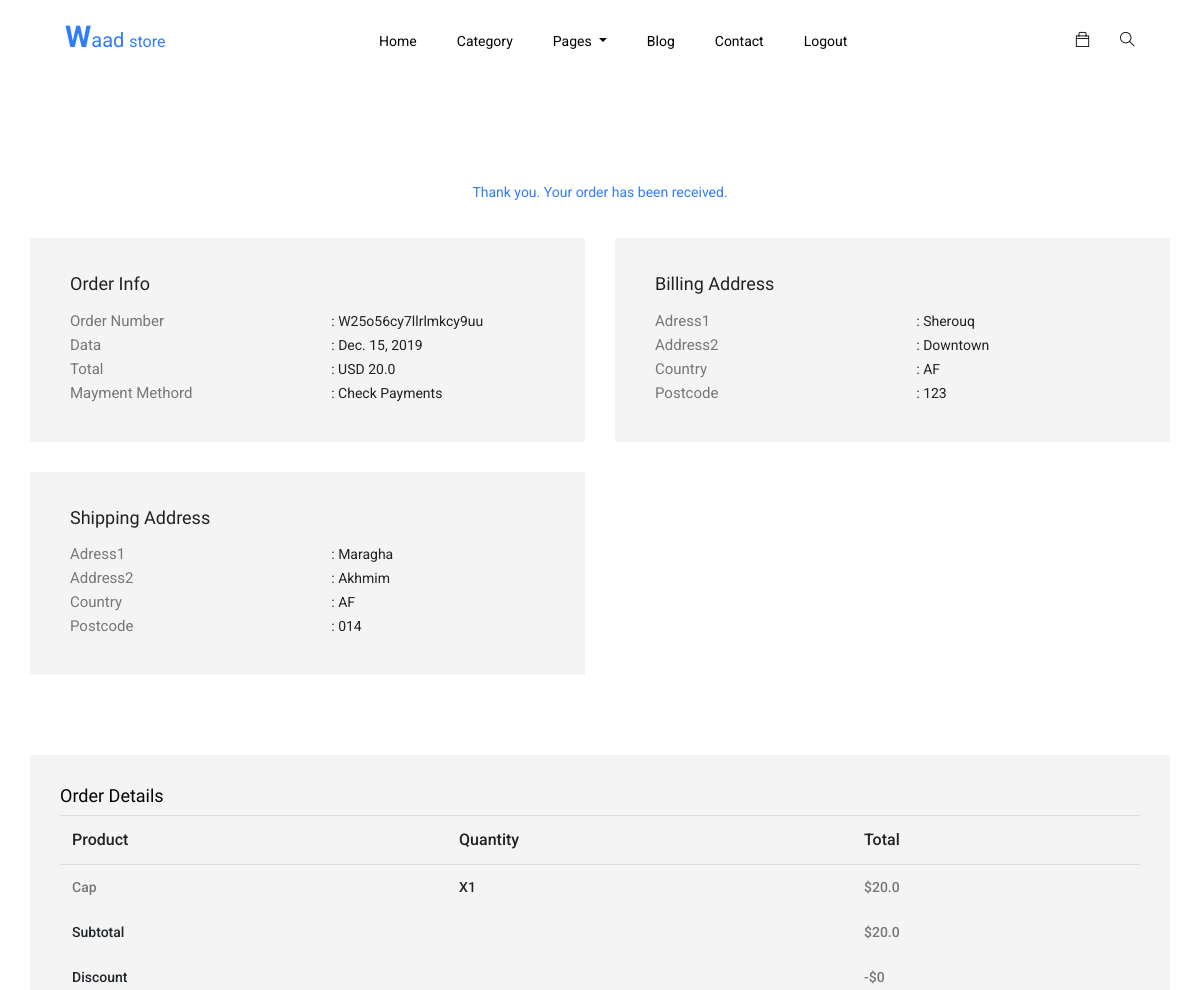
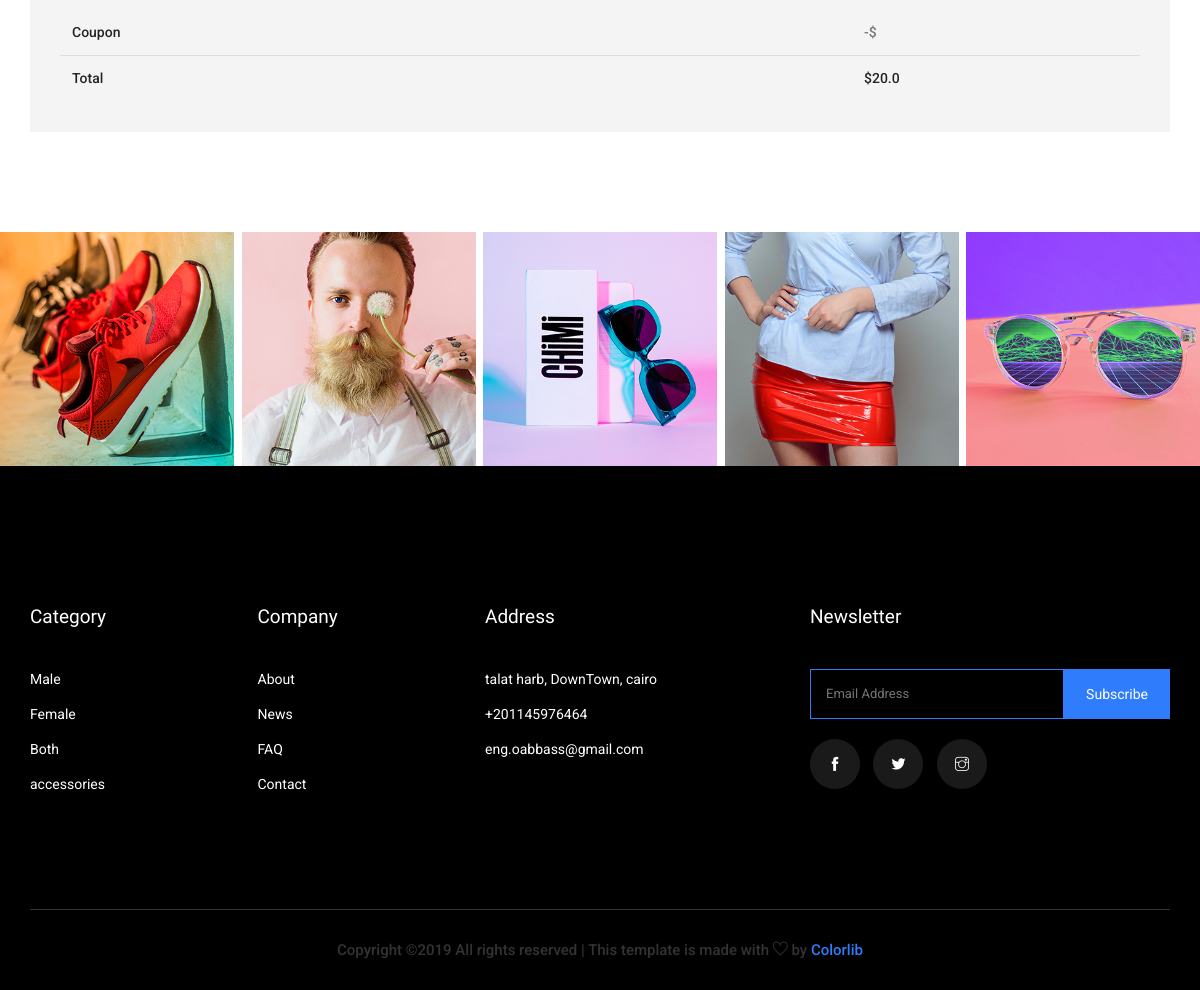
/confirmation/ (signed in), run on the app's committed database (2 pictures, top to bottom).
### main/models.py (models this page shows, shortened)
class Order(models.Model):
    user  = models.ForeignKey(User, on_delete=models.CASCADE)
    items = models.ManyToManyField(OrederItem )
    ref_code = models.CharField(max_length=20)
    ordered  = models.BooleanField(default=False)
    created_at = models.DateTimeField(auto_now_add=True)
    ordered_at = models.DateTimeField(default = timezone.now)
    shipping_address = models.ForeignKey('Address', related_name="shipping_address",
                                        on_delete=models.SET_NULL, blank=True, null=True)
    billing_address  = models.ForeignKey('Address', related_name="billing_address",
                                        on_delete=models.SET_NULL, blank=True, null=True)
    payment          = models.ForeignKey('Payment',on_delete=models.SET_NULL,
                                        blank=True, null=True)
    coupon = models.ForeignKey('Coupon', on_delete=models.CASCADE, blank=True, null=True)
    in_way   = models.BooleanField(default=False)
    received = models.BooleanField(default=False)
    refund_requested = models.BooleanField(default=False)
    refund_granted   = models.BooleanField(default=False)
    def get_Subtotal(self):
        total = 0
        for item_order in self.items.all():
            total += item_order.get_total_price()
        return total
    def get_subtotal_discount(self):
        total = 0
        for item_order in self.items.all():
            total += item_order.get_total_discount()
        return total
    def get_total(self):
        total = 0
        for item_order in self.items.all():
            total += item_order.get_total_price()
        if self.coupon:
            total -= self.coupon.amount
        return total

class OrederItem(models.Model):
    user = models.ForeignKey(User, on_delete=models.CASCADE)
    item = models.ForeignKey(Item, on_delete=models.CASCADE)
    quantity  = models.IntegerField(default=1)
    ordered   = models.BooleanField(default=False)
    def get_total_price(self):
        return self.quantity * self.item.new_price
    def get_total_discount(self):
        if self.item.old_price:
            return self.quantity * (self.item.old_price - self.item.new_price)
        else:
            return 0

class Item(models.Model):
    title = models.CharField(max_length = 23)
    new_price = models.FloatField()
    old_price = models.FloatField(blank=True, null=True)
    image = models.ImageField()
    description = models.TextField()
    for_who = models.CharField(max_length = 1, choices= FOR_WHO_CHOISE)
    category = models.CharField(max_length = 1, choices= CATEGORY_CHOISE)
    stock = models.IntegerField()
    new_arrival = models.BooleanField()
    size = models.CharField(max_length = 23,)
    width = models.FloatField()
    height = models.FloatField()
    weight = models.IntegerField()
    quality_checking = models.CharField(max_length = 3, choices= QUALITY_CHOISE )
    code = models.CharField(max_length = 23, unique=True)
    slug = models.SlugField(unique=True, allow_unicode=True)
    created_at = models.DateTimeField(auto_now_add=True)
    update_at = models.DateTimeField(default = timezone.now)

class Address(models.Model):
    user = models.ForeignKey(User, on_delete=models.CASCADE)
    address_one  = models.CharField(max_length=325)
    address_two  = models.CharField(max_length=325)
    phone_number = models.IntegerField(blank=True, null=True)
    email   = models.EmailField(blank=True, null=True)
    country = CountryField(multiple=False)
    zip     = models.CharField(max_length=9)
    town    = models.CharField(max_length=325)
    address_type = models.CharField(max_length=1, choices= ADDRESS_CHOICE)
    defualt = models.BooleanField(default=False)
    class Meta:
        verbose_name_plural = 'Addresses'

### main/views.py (the view)
# urls.py: path('confirmation/', views.ConfirmatonView.as_view(), name = 'confirmation'),
class ConfirmatonView(View):
    def get(self, *args, **kwargs):
        try:
            order = Order.objects.get(user = self.request.user)
            context = { 'order':order,
                        }
            return render(self.request,"confirmation.html",context )
        except ObjectDoesNotExist:
            messages.info(self.request, 'you not have any orders')
            return redirect('main:home')

### templates/confirmation.html (shortened to what this page needs)
{% extends "base.html" %}
{% load static %}
{% block body_content %}
  <section class="confirmation_part section_padding">
    <div class="container">
      <div class="row">
        <div class="col-lg-12">
          <div class="confirmation_tittle">
            <span>Thank you. Your order has been received.</span>
          </div>
        </div>
        <div class="col-lg-6 col-lx-4">
          <div class="single_confirmation_details">
            <h4>order info</h4>
            <ul>
              <li>
                <p>order number</p><span>: {{order.ref_code}}</span>
              </li>
              <li>
                <p>data</p><span>: {{order.ordered_at|date}} </span>
              </li>
              <li>
                <p>total</p><span>: USD {{order.get_total}}</span>
              </li>
              <li>
                <p>mayment methord</p><span>: Check payments</span>
              </li>
            </ul>
          </div>
        </div>
        <div class="col-lg-6 col-lx-4">
          <div class="single_confirmation_details">
            <h4>Billing Address</h4>
            <ul>
              <li>
                <p>adress1</p><span>: {{order.billing_address.address_one}}</span>
              </li>
              <li>
                <p>address2</p><span>: {{order.billing_address.address_two}}</span>
              </li>
              <li>
                <p>country</p><span>: {{order.billing_address.country}}</span>
              </li>
              <li>
                <p>postcode</p><span>: {{order.billing_address.zip}}</span>
              </li>
            </ul>
          </div>
        </div>
        <div class="col-lg-6 col-lx-4">
          <div class="single_confirmation_details">
            <h4>shipping Address</h4>
            <ul>
              <li>
                <p>adress1</p><span>: {{order.shipping_address.address_one}}</span>
              </li>
              <li>
                <p>address2</p><span>: {{order.shipping_address.address_two}}</span>
              </li>
              <li>
                <p>country</p><span>: {{order.shipping_address.country}}</span>
              </li>
              <li>
                <p>postcode</p><span>: {{order.shipping_address.zip}}</span>
              </li>
            </ul>
          </div>
        </div>
      </div>
      <div class="row">
        <div class="col-lg-12">
          <div class="order_details_iner">
            <h3>Order Details</h3>
            <table class="table table-borderless">
              <thead>
                <tr>
                  <th scope="col" colspan="2">Product</th>
                  <th scope="col">Quantity</th>
                  <th scope="col">Total</th>
                </tr>
              </thead>
              <tbody>
                {% for order_item in order.items.all %}
                <tr>
                  <th colspan="2"><span>{{order_item.item.title}}</span></th>
                  <th>x{{order_item.quantity}}</th>
                  <th> <span>${{order_item.get_total_price}}</span></th>
                </tr>
                {% endfor %}
                <tr>
                  <th colspan="3">Subtotal</th>
                  <th> <span>${{order.get_Subtotal}}</span></th>
                </tr>
                <tr>
                  <th colspan="3">Discount</th>
                  <th><span>-${{order.get_subtotal_discount}}</span></th>
                </tr>
                <tr>
                  <th colspan="3">coupon</th>
                  <th><span>-${{order.coupon.amount}}</span></th>
                </tr>
              </tbody>
              <tfoot>
                <tr>
                  <th scope="col" colspan="3">Total</th>
                  <th scope="col">${{order.get_total}}</th>
                </tr>
              </tfoot>
            </table>
          </div>
        </div>
      </div>
    </div>
  </section>
  {% include '_instgrame_photo.html' %}
  {% endblock %}

### data on the page
Order: ref_code "W25o56cy7llrlmkcy9uu", ordered_at "Dec. 15, 2019", get_total "20.0", billing_address.address_one "Sherouq", billing_address.address_two "Downtown", billing_address.country "AF", billing_address.zip "123", shipping_address.address_one "Maragha", shipping_address.address_two "Akhmim", shipping_address.country "AF", shipping_address.zip "014", get_Subtotal "20.0", get_subtotal_discount "0"
OrederItem: item "Cap", quantity "1", get_total_price "20.0"
